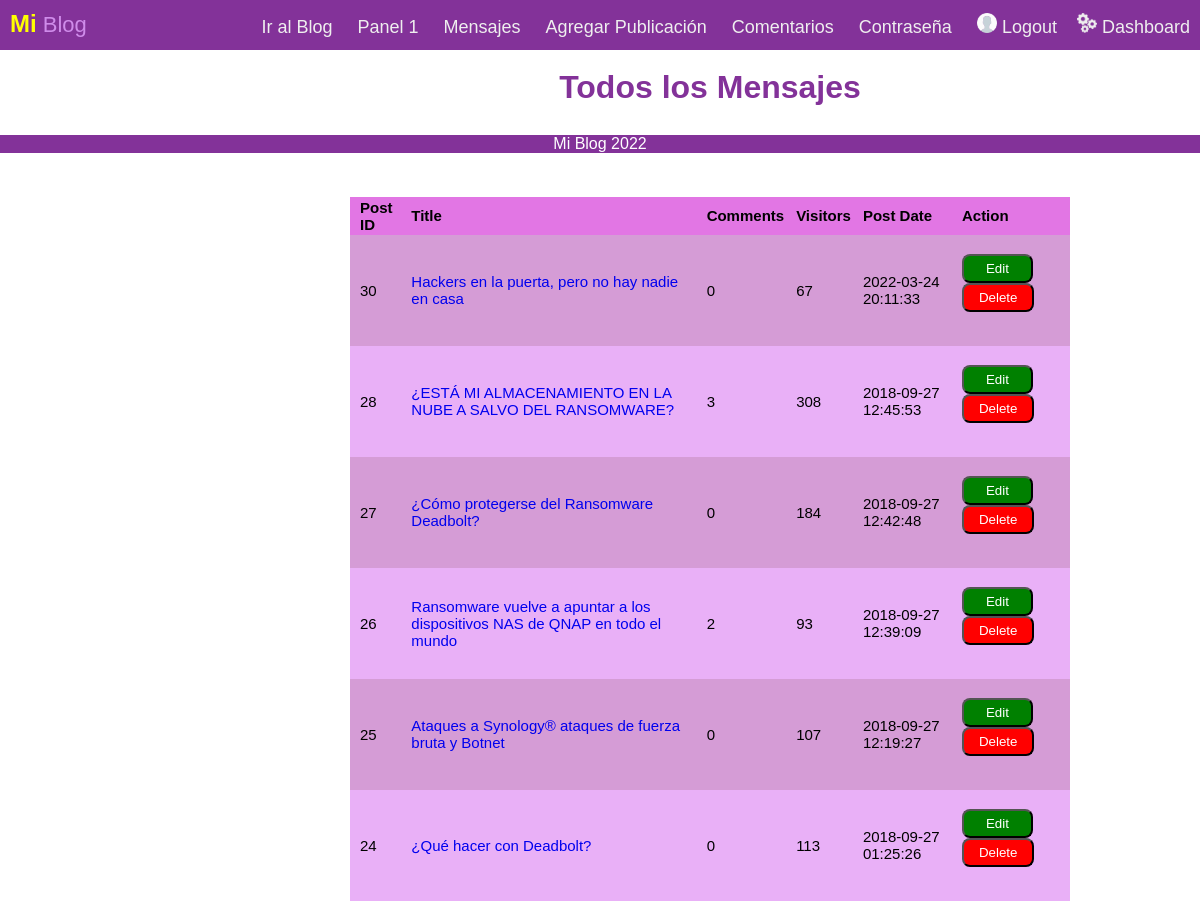
The app's page /admin/all-posts.php (signed in) with its own data.
### tables this page shows
CREATE TABLE `posts` (
  `Post_ID` int(11) NOT NULL,
  `title` varchar(100) NOT NULL,
  `description` text NOT NULL,
  `featured` varchar(200) NOT NULL,
  `category` varchar(30) NOT NULL,
  `author` varchar(50) NOT NULL,
  `date` datetime NOT NULL,
  `status` varchar(10) NOT NULL,
  `visitors` int(5) NOT NULL,
  `scheduledate` date NOT NULL
);

### admin/all-posts.php (the view, shortened to what this page needs)
<html>
<head>
	<link rel="stylesheet" type="text/css" href="../style.css">
</head>
<body>
	 <div class="nav">
  <div class="nav-header">
    <div class="nav-title">
      <font color="yellow" size="5"><b>Mi</b></font> <font color="#cf8cea">Blog</font>
    </div>
  </div>
  <div class="nav-links" >
  <a class="active" href="../index.php">Ir al Blog</a>
  <a href="index.php">Panel 1</a>
  <a href="all-posts.php">Mensajes</a>
  <a href="add-post.php">Agregar Publicación</a>
  <a href="all-comments.php">Comentarios</a>
  <a href="changepass.php">Contraseña</a>
    <?php  if(!isset($_SESSION['ID']))
      {
        echo "<a href='login.php'>&nbsp;<img src='../images/user.png' width='20px'>&nbsp;Login/Register</a>";
      }
        else {
        echo "<a href='logout.php'><img src='../images/user.png' width='20px'>&nbsp;Logout</a><a href='index.php'><img src='../images/settings-gears.png' width='20px'>&nbsp;Dashboard</a>";
      }
        ?>
  </div>
<div class="artic" >
		<div class="individual">
			<?php
			include('config.php');
$uid=$_SESSION['ID'];
        $stmt = $db->prepare("SELECT * FROM posts where author=? order by date desc");
        $stmt->bind_param("s", $uid);
        $stmt->execute();
        $result = $stmt->get_result();
echo "<h1 align='center'>Todos los Mensajes</p></br></h1>";
echo "<table style='overflow-x:auto;'>
<tr>
<th>Post ID</th>
<th>Title</th>
<th>Comments</th>
<th>Visitors</th>
<th>Post Date</th>
<th>Action</th>
</tr>";
while($row = mysqli_fetch_array($result))
{
    $stmt = $db->prepare("SELECT * from comments where Post_ID=? ");
    $stmt->bind_param("s", $row['Post_ID']);
    $stmt->execute();
    $res = $stmt->get_result();
    $rowcount = mysqli_num_rows($res);
echo "<tr>";
echo "<td>" . $row['Post_ID'] . "</td>";
echo "<td>" ."<a href='../view-post.php?pid=". $row['Post_ID']."'>". $row['title'] . "</a></td>";
echo "<td>".$rowcount."</td>";
echo "<td>".$row['visitors']."</td>";
echo "<td>" . $row['date'] . "</td>";
echo "<td>" . "&nbsp;&nbsp;<a href='edit-post.php?pid=". $row['Post_ID']."'><form action='delete-post.php' method='POST'><input type='text' name='pid' value='".$row['Post_ID']."' style='display:none;'></input><input type='button' name='edit' class='greenkaro' value='Edit'></a>&nbsp;&nbsp;<input type='submit' name='delete' class='redkaro' value='Delete'></form> &nbsp;". "</td>";
echo "</tr>";
}
echo "</table>";
?>
		</div>
	</div>
<footer class="fut" align="center"><p>Mi Blog 2022</p></footer>
</body>
</html>

### style.css (style rules this page uses)
.nav-links a { padding-bottom: 35px; }
h1 { color: #833299; font-family: 'Quicksand', sans-serif; }
* { box-sizing: border-box; }
body { margin: 0px; font-family: 'Quicksand', sans-serif; }
.nav { height: 50px; width: 100%; background-color: #833299; position: relative; }
.nav > .nav-header { display: inline; }
.nav > .nav-header > .nav-title { display: inline-block; font-size: 22px; color: #fff; padding: 10px 10px 10px 10px; }
.nav > .nav-links { display: inline; float: right; font-size: 18px; }
.nav > .nav-links > a { display: inline-block; padding: 13px 10px 13px 10px; text-decoration: none; color: #efefef; }
.fut { width: 100%; background-color: #833299; bottom: 0; color: white; margin-bottom: 1px; }

### admin/all-posts.php (style rules this page uses)
.artic { width: 60%; height: 100%; margin-top: 10px; margin-left: 350px; }
h1 { color: #833299; font-family: Arial; }
table { border-collapse: collapse; width: 100%; font-family: Arial; font-size: 15; }
th { background-color: #e276e4; }
a { text-decoration: none; }
.greenkaro { padding: 5px 22px 5px 22px; border-radius: 8px; background-color: green; color: white; }
.redkaro { padding: 5px 15px 5px 15px; border-radius: 8px; background-color: red; color: white; }
th, td { text-align: left; padding: 2px; padding-left: 10px; }
tr:nth-child(even) { background-color: #d59cd6 }
tr:nth-child(odd) { background-color: #e9b0f7 }

### records on screen
posts: Post_ID "30", title "Hackers en la puerta, pero no hay nadie en casa", rowcount "0", visitors "67", date "2022-03-24 20:11:33"
posts: Post_ID "28", title "¿ESTÁ MI ALMACENAMIENTO EN LA NUBE A SALVO DEL RANSOMWARE?", rowcount "3", visitors "308", date "2018-09-27 12:45:53"
posts: Post_ID "27", title "¿Cómo protegerse del Ransomware Deadbolt?", rowcount "0", visitors "184", date "2018-09-27 12:42:48"
posts: Post_ID "26", title "Ransomware vuelve a apuntar a los dispositivos NAS de QNAP en todo el mundo", rowcount "2", visitors "93", date "2018-09-27 12:39:09"
posts: Post_ID "25", title "Ataques a Synology® ataques de fuerza bruta y Botnet", rowcount "0", visitors "107", date "2018-09-27 12:19:27"
posts: Post_ID "24", title "¿Qué hacer con Deadbolt?", rowcount "0", visitors "113", date "2018-09-27 01:25:26"
